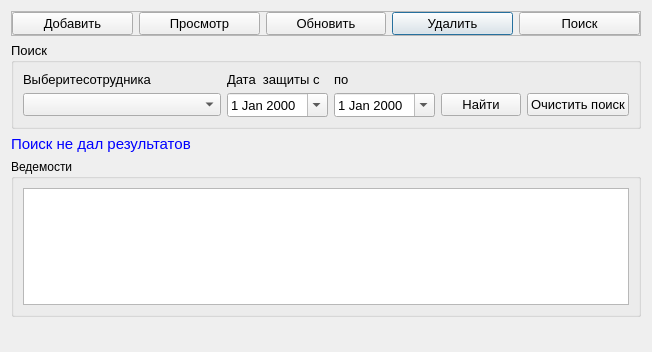
<?xml version="1.0" encoding="UTF-8"?>
<ui version="4.0">
 <class>SpravkiPochas</class>
 <widget class="QDialog" name="SpravkiPochas">
  <property name="geometry">
   <rect>
    <x>0</x>
    <y>0</y>
    <width>652</width>
    <height>352</height>
   </rect>
  </property>
  <property name="windowTitle">
   <string>Справки почасовой оплаты</string>
  </property>
  <layout class="QGridLayout" name="gridLayout_3">
   <item row="0" column="0">
    <widget class="QFrame" name="frame">
     <property name="sizePolicy">
      <sizepolicy hsizetype="Preferred" vsizetype="Fixed">
       <horstretch>0</horstretch>
       <verstretch>0</verstretch>
      </sizepolicy>
     </property>
     <property name="frameShape">
      <enum>QFrame::StyledPanel</enum>
     </property>
     <property name="frameShadow">
      <enum>QFrame::Raised</enum>
     </property>
     <layout class="QGridLayout" name="gridLayout_2">
      <property name="leftMargin">
       <number>0</number>
      </property>
      <property name="topMargin">
       <number>0</number>
      </property>
      <property name="rightMargin">
       <number>0</number>
      </property>
      <property name="bottomMargin">
       <number>0</number>
      </property>
      <item row="0" column="3">
       <widget class="QPushButton" name="pushButton_del">
        <property name="font">
         <font>
          <pointsize>10</pointsize>
         </font>
        </property>
        <property name="text">
         <string>Удалить</string>
        </property>
        <property name="icon">
         <iconset resource="resourses.qrc">
          <normaloff>:/img/img/delete.png</normaloff>:/img/img/delete.png</iconset>
        </property>
       </widget>
      </item>
      <item row="0" column="2">
       <widget class="QPushButton" name="pushButton_update">
        <property name="font">
         <font>
          <pointsize>10</pointsize>
         </font>
        </property>
        <property name="text">
         <string>Обновить</string>
        </property>
        <property name="icon">
         <iconset resource="resourses.qrc">
          <normaloff>:/img/img/refresh.png</normaloff>:/img/img/refresh.png</iconset>
        </property>
       </widget>
      </item>
      <item row="0" column="0">
       <widget class="QPushButton" name="pushButton_add">
        <property name="font">
         <font>
          <pointsize>10</pointsize>
         </font>
        </property>
        <property name="text">
         <string>Добавить</string>
        </property>
        <property name="icon">
         <iconset resource="resourses.qrc">
          <normaloff>:/img/img/add.png</normaloff>:/img/img/add.png</iconset>
        </property>
       </widget>
      </item>
      <item row="0" column="4">
       <widget class="QPushButton" name="pushButton_search">
        <property name="font">
         <font>
          <pointsize>10</pointsize>
         </font>
        </property>
        <property name="text">
         <string>Поиск</string>
        </property>
        <property name="icon">
         <iconset resource="resourses.qrc">
          <normaloff>:/img/img/find.png</normaloff>:/img/img/find.png</iconset>
        </property>
       </widget>
      </item>
      <item row="0" column="1">
       <widget class="QPushButton" name="pushButton_edit">
        <property name="font">
         <font>
          <pointsize>10</pointsize>
         </font>
        </property>
        <property name="text">
         <string>Просмотр</string>
        </property>
        <property name="icon">
         <iconset resource="resourses.qrc">
          <normaloff>:/img/img/33291.png</normaloff>:/img/img/33291.png</iconset>
        </property>
       </widget>
      </item>
     </layout>
    </widget>
   </item>
   <item row="1" column="0">
    <widget class="QGroupBox" name="groupBox_search">
     <property name="sizePolicy">
      <sizepolicy hsizetype="Preferred" vsizetype="Fixed">
       <horstretch>0</horstretch>
       <verstretch>0</verstretch>
      </sizepolicy>
     </property>
     <property name="font">
      <font>
       <pointsize>10</pointsize>
      </font>
     </property>
     <property name="title">
      <string>Поиск</string>
     </property>
     <layout class="QGridLayout" name="gridLayout" columnstretch="4,0,0,0,0">
      <item row="1" column="3">
       <widget class="QPushButton" name="pushButton_find">
        <property name="font">
         <font>
          <pointsize>10</pointsize>
         </font>
        </property>
        <property name="text">
         <string>Найти</string>
        </property>
        <property name="icon">
         <iconset resource="resourses.qrc">
          <normaloff>:/img/img/findOk.png</normaloff>:/img/img/findOk.png</iconset>
        </property>
       </widget>
      </item>
      <item row="1" column="4">
       <widget class="QPushButton" name="pushButton_clear">
        <property name="font">
         <font>
          <pointsize>10</pointsize>
         </font>
        </property>
        <property name="text">
         <string>Очистить поиск</string>
        </property>
        <property name="icon">
         <iconset resource="resourses.qrc">
          <normaloff>:/img/img/clear.png</normaloff>:/img/img/clear.png</iconset>
        </property>
       </widget>
      </item>
      <item row="1" column="0">
       <widget class="QComboBox" name="comboBox_sotr"/>
      </item>
      <item row="0" column="0">
       <widget class="QLabel" name="label_3">
        <property name="text">
         <string>Выберитесотрудника</string>
        </property>
       </widget>
      </item>
      <item row="1" column="1">
       <widget class="QDateEdit" name="dateEdit_start">
        <property name="calendarPopup">
         <bool>true</bool>
        </property>
       </widget>
      </item>
      <item row="0" column="2">
       <widget class="QLabel" name="label_4">
        <property name="text">
         <string>по</string>
        </property>
       </widget>
      </item>
      <item row="0" column="1">
       <widget class="QLabel" name="label">
        <property name="text">
         <string>Дата  защиты с</string>
        </property>
       </widget>
      </item>
      <item row="1" column="2">
       <widget class="QDateEdit" name="dateEdit_end">
        <property name="calendarPopup">
         <bool>true</bool>
        </property>
       </widget>
      </item>
     </layout>
    </widget>
   </item>
   <item row="3" column="0">
    <widget class="QGroupBox" name="groupBox_2">
     <property name="title">
      <string>Ведемости</string>
     </property>
     <layout class="QGridLayout" name="gridLayout_4">
      <item row="0" column="0">
       <widget class="QTableView" name="tableView">
        <property name="font">
         <font>
          <pointsize>10</pointsize>
         </font>
        </property>
        <property name="contextMenuPolicy">
         <enum>Qt::ActionsContextMenu</enum>
        </property>
        <property name="alternatingRowColors">
         <bool>true</bool>
        </property>
        <property name="selectionMode">
         <enum>QAbstractItemView::SingleSelection</enum>
        </property>
        <property name="selectionBehavior">
         <enum>QAbstractItemView::SelectRows</enum>
        </property>
       </widget>
      </item>
     </layout>
    </widget>
   </item>
   <item row="4" column="0">
    <widget class="QLabel" name="label_naideno">
     <property name="sizePolicy">
      <sizepolicy hsizetype="Preferred" vsizetype="Fixed">
       <horstretch>0</horstretch>
       <verstretch>0</verstretch>
      </sizepolicy>
     </property>
     <property name="font">
      <font>
       <pointsize>12</pointsize>
      </font>
     </property>
     <property name="styleSheet">
      <string notr="true">color:rgb(85, 0, 255)</string>
     </property>
     <property name="text">
      <string/>
     </property>
    </widget>
   </item>
   <item row="2" column="0">
    <widget class="QLabel" name="label_result">
     <property name="maximumSize">
      <size>
       <width>16777215</width>
       <height>20</height>
      </size>
     </property>
     <property name="font">
      <font>
       <pointsize>11</pointsize>
      </font>
     </property>
     <property name="styleSheet">
      <string notr="true">color:rgb(0, 0, 255)</string>
     </property>
     <property name="text">
      <string>Поиск не дал результатов</string>
     </property>
    </widget>
   </item>
  </layout>
  <action name="actionEdit">
   <property name="icon">
    <iconset resource="resourses.qrc">
     <normaloff>:/img/img/33291.png</normaloff>:/img/img/33291.png</iconset>
   </property>
   <property name="text">
    <string>Просмотреть выбранную запись</string>
   </property>
  </action>
  <action name="actionDelete">
   <property name="icon">
    <iconset resource="resourses.qrc">
     <normaloff>:/img/img/delete.png</normaloff>:/img/img/delete.png</iconset>
   </property>
   <property name="text">
    <string>Удалить выбранную запись</string>
   </property>
  </action>
 </widget>
 <resources>
  <include location="resourses.qrc"/>
 </resources>
 <connections/>
</ui>
